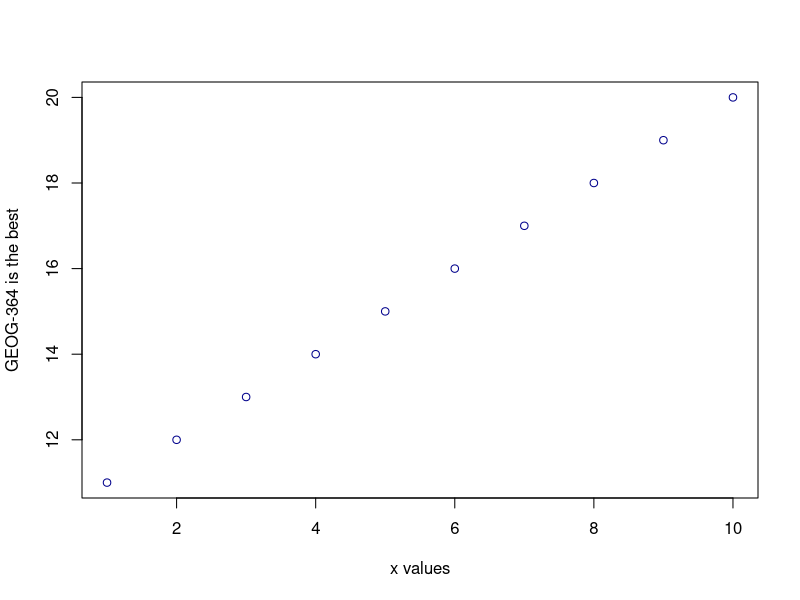

Generate this figure with R: (Note: this script raises an error after producing the figure.)
## ---- chunk 1
knitr::opts_chunk$set(echo = TRUE, warning=FALSE, message = FALSE)
## ---- chunk 2
1+1
## ---- chunk 3
(1 + 2) * 5:3
## ---- chunk 4
print(data.frame(x=1:5,y=6:10))
## ---- chunk 5
# note two equals signs is read as "is equal to"
1 == 1  
## ---- chunk 6
# plot the numbers 1 to 10 against the numbers 11 to 20
plot(1:10,11:20,col="dark blue", xlab="x values",ylab="GEOG-364 is the best") 
## ---- chunk 7
knitr::include_graphics('./index_images/pg_Tut3_basics_fig3.png')
## ---- chunk 8
knitr::include_graphics('./index_images/pg_Tut3_basics_fig4.png')
